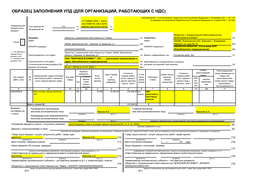
#> input picture session-reports/2026-05-16_entera-analog/bench/samples/upd_vrnlom_p1.png, 256 x 181 px, shrunk from 2105 x 1489 before the run
$ python find_free_zone.py ../../../../../session-reports/2026-05-16_entera-analog/bench/samples/upd_vrnlom_p1.png 1.0 1.0 1.0 1.0 1.0
#> lines starting #> are read from the running program, lines starting #| are printed output that depends on the picture; after the words box and inside, x2 and y2 are one past the last pixel; in counts of white or black regions, pixels touching at a corner belong together
# -*- coding: utf-8 -*-
"""
Find the largest empty rectangle on a layout render to place a table.
Raster approach: occupied = dark pixels on the PNG (= any visible graphics:
plan, leaders, stamps, "Приложение к АОСР", frame). Free = white.

Pixel<->model mapping uses AutoCAD view params at PNGOUT time:
  VIEWCTR (ctrx,ctry) = view center in current-space coords,
  VIEWSIZE (vsize)    = view height in model units.
  model_w = vsize * px_w/px_h ;  mm-per-pixel = vsize/px_h.

Usage:
  find_free_zone.py PNG CTRX CTRY VSIZE [COLW] [GAP] [CLEAR_MM] [MINW_MM] [MINH_MM] [THRESH] [K]
Prints zone + writes C:/temp/free_zone.txt (TAB key/value) for the pipeline.
"""
import sys
import numpy as np
from PIL import Image


def max_empty_rect(occ, min_w_cells, min_h_cells):
    """Largest-area rectangle of False (free) cells meeting min dims.
    occ: bool HxW (True=occupied). Returns (area, top, left, bottom, right) inclusive grid coords."""
    R, C = occ.shape
    heights = np.zeros(C, dtype=int)
    best = (0, 0, 0, 0, 0)
    for r in range(R):
        heights = np.where(occ[r], 0, heights + 1)
        st = []  # (start_col, height)
        for c in range(C + 1):
            h = int(heights[c]) if c < C else 0
            start = c
            while st and st[-1][1] > h:
                s_col, s_h = st.pop()
                w_cells = c - s_col
                if s_h >= min_h_cells and w_cells >= min_w_cells:
                    area = s_h * w_cells
                    if area > best[0]:
                        best = (area, r - s_h + 1, s_col, r, c - 1)
                start = s_col
            st.append((start, h))
    return best


def main():
    a = sys.argv
    png = a[1]
    ctrx, ctry, vsize = float(a[2]), float(a[3]), float(a[4])
    colw = float(a[5]) if len(a) > 5 else 126.0
    gap = float(a[6]) if len(a) > 6 else 4.0
    clear_mm = float(a[7]) if len(a) > 7 else 4.0
    minw_mm = float(a[8]) if len(a) > 8 else 60.0
    minh_mm = float(a[9]) if len(a) > 9 else 60.0
    thresh = int(a[10]) if len(a) > 10 else 180
    K = int(a[11]) if len(a) > 11 else 5

    img = Image.open(png).convert("L")
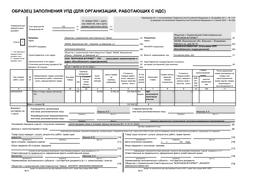
#> img: PIL image 256x181 L; min 35, max 255, mean 229.3
    arr = np.asarray(img)
    px_h, px_w = arr.shape
#> px_h = 181; px_w = 256
    mmpp = vsize / px_h                       # mm per pixel
#> mmpp = 0.00552
    model_w = vsize * px_w / px_h
#> model_w = 1.41
    x_min = ctrx - model_w / 2.0
#> x_min = 0.293
    y_max = ctry + vsize / 2.0

    occ_full = arr < thresh                   # dark = occupied
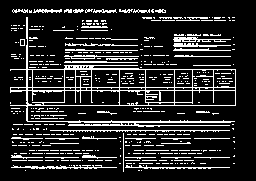
#> occ_full: shape (181, 256) bool; 15.8% white in thin lines or dots, all inside (x1, y1, x2, y2) = (10, 9, 236, 172)

    # downsample to K-pixel grid: cell occupied if ANY dark pixel inside (built-in clearance)
    Hc, Wc = px_h // K, px_w // K
#> Hc = 36; Wc = 51
    occ = occ_full[:Hc * K, :Wc * K].reshape(Hc, K, Wc, K).any(axis=(1, 3))
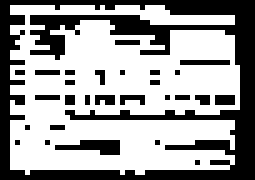
#> occ: shape (36, 51) bool (shown 5 times larger); 61.7% white; 28 black regions (26 under 20 px), largest, box (x1, y1, x2, y2) and area: (0, 0, 51, 36) 593, (11, 28, 24, 31) 25

    # extra clearance: dilate occupied by clear cells
    clear_cells = max(0, int(round(clear_mm / (K * mmpp))))
#> clear_cells = 145
    if clear_cells:
        d = occ.copy()
        for dr in range(-clear_cells, clear_cells + 1):
            for dc in range(-clear_cells, clear_cells + 1):
                d |= np.roll(np.roll(occ, dr, axis=0), dc, axis=1)
#> d: shape (36, 51) bool; every value is 1
        occ = d

    min_w_cells = max(1, int(round(minw_mm / (K * mmpp))))
#> min_w_cells = 2172
    min_h_cells = max(1, int(round(minh_mm / (K * mmpp))))
#> min_h_cells = 2172
    area, top, left, bottom, right = max_empty_rect(occ, min_w_cells, min_h_cells)
#> after the loop in max_empty_rect, `for r in range(R):`: best = (0, 0, 0, 0, 0)
#> area = 0; top = 0; left = 0; bottom = 0; right = 0

    if area == 0:
        print("NO FREE ZONE meeting mins (minw=%.0f minh=%.0f mm)" % (minw_mm, minh_mm))
#> (the run stopped early here; a loop or call above may not have finished)
